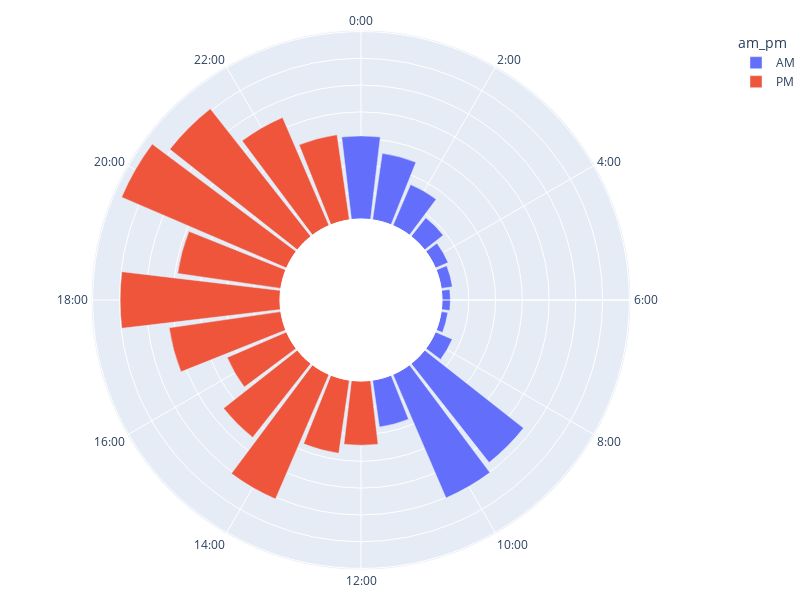

The notebook cell this image was saved under:
### Code cell
pt.bar_polar(
		data,
	r="track",
	theta="r",
	color="am_pm"
).update_layout(
	polar_hole=0.3,
	height=600,
	width=800,
	margin=dict(b=30, t=30, l=0, r=0),
	polar={
		"angularaxis": {
			"tickmode": "array",
			"tickvals": list(range(0, 360, 360 // 12)),
			"ticktext": [f"{x}:00" for x in range(0, 24, 24 // 12)],
			"showgrid": True,
		},
		"radialaxis": {
			"showticklabels": False
		}
	},
)

### Figure 1 — Plotly figure (JSON) as saved in the notebook; plotly's stock layout.template omitted (floating-point values rounded to 4 significant figures)
{"data": [{"hovertemplate": "am_pm=AM<br>track=%{r}<br>r=%{theta}<extra></extra>", "legendgroup": "AM", "marker": {"color": "#636efa", "pattern": {"shape": ""}}, "name": "AM", "r": [3103, 2510, 1667, 885, 515, 423, 314, 251, 683, 4703, 5020, 1769], "showlegend": true, "subplot": "polar", "theta": [0.0, 15.0, 30.0, 45.0, 60.0, 75.0, 90.0, 105.0, 120.0, 135.0, 150.0, 165.0], "type": "barpolar"}, {"hovertemplate": "am_pm=PM<br>track=%{r}<br>r=%{theta}<extra></extra>", "legendgroup": "PM", "marker": {"color": "#EF553B", "pattern": {"shape": ""}}, "name": "PM", "r": [2399, 2759, 5063, 3510, 2412, 4214, 5970, 3894, 6706, 6067, 4396, 3214], "showlegend": true, "subplot": "polar", "theta": [180.0, 195.0, 210.0, 225.0, 240.0, 255.0, 270.0, 285.0, 300.0, 315.0, 330.0, 345.0], "type": "barpolar"}], "layout": {"polar": {"domain": {"x": [0.0, 1.0], "y": [0.0, 1.0]}, "angularaxis": {"direction": "clockwise", "rotation": 90, "tickmode": "array", "tickvals": [0, 30, 60, 90, 120, 150, 180, 210, 240, 270, 300, 330], "ticktext": ["0:00", "2:00", "4:00", "6:00", "8:00", "10:00", "12:00", "14:00", "16:00", "18:00", "20:00", "22:00"], "showgrid": true}, "radialaxis": {"showticklabels": false}, "hole": 0.3}, "legend": {"title": {"text": "am_pm"}, "tracegroupgap": 0}, "margin": {"t": 30, "b": 30, "l": 0, "r": 0}, "barmode": "relative", "height": 600, "width": 800}}
